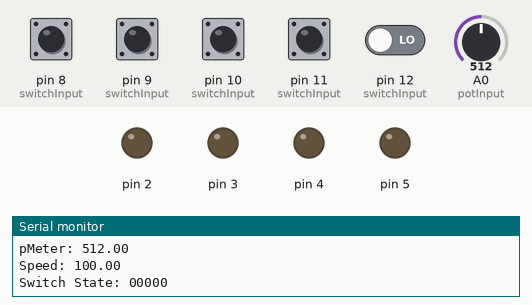
Recording of a sketch running on a simulated Arduino Uno, built with avr-gcc and run on an emulated ATmega328P. On the bench: output pins drawn as LEDs (lit = HIGH), the last lines printed to the serial monitor. The inputs (shaded band) are chosen by the test bench; at power-on: pin 8 (switchInput), pin 9 (switchInput), pin 10 (switchInput), pin 11 (switchInput), pin 12 (switchInput) LOW, A0 (potInput) = 512.

Above: at 1.2 s.
1.3 s: pin 8 (switchInput) pulled HIGH for 0.15 s
At 1.47 s:
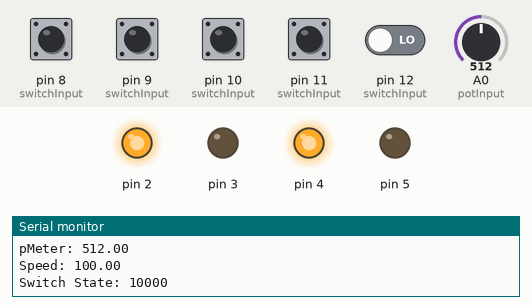
3.0 s: pin 9 (switchInput) pulled HIGH for 0.15 s
At 3.16 s:
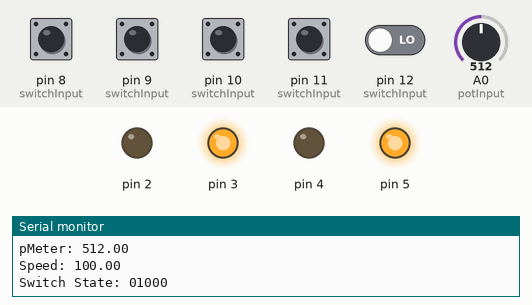
4.7 s: pin 10 (switchInput) pulled HIGH for 0.15 s
At 4.84 s:
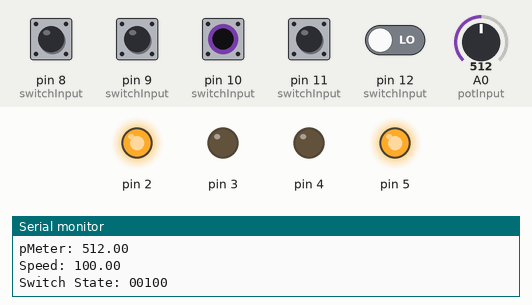
6.4 s: pin 11 (switchInput) pulled HIGH for 0.15 s
At 6.55 s:
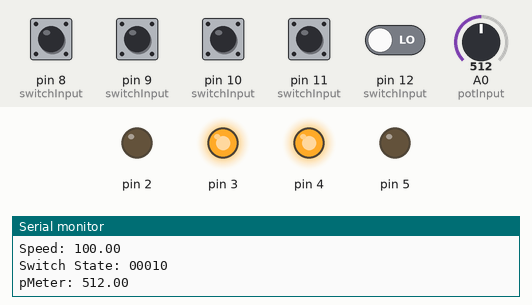
Timing chart, 0 to 9.4 s (numbered marks = the images above; inputs shaded):
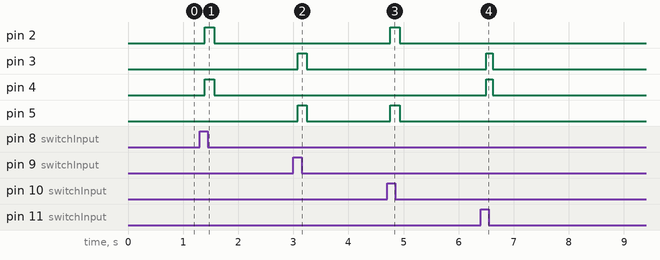

The sketch:

_l293d_project1.ino
```cpp
const double maxSpeed = 1203.00; //this is the max value the potentiometer can produce with 250 kOhm resistance scaled such that its lowest value is 0
double pMeter,speed;


bool S1,S2,S3,S4,S5;

void setup(){

	//MOTOR
	pinMode(2,OUTPUT);
  	pinMode(3,OUTPUT);
  	pinMode(4,OUTPUT);
  	pinMode(5,OUTPUT);

  	//Potentiometer
  	pinMode(A0,INPUT);

  	//DipSwitch
  	pinMode(8,INPUT);
  	pinMode(9,INPUT);
  	pinMode(10,INPUT);
  	pinMode(11,INPUT);
  	pinMode(12,INPUT);

  	Serial.begin(9600);
}

void loop()
{
 	//gather inputs from tools
  	switchInput();
  	potInput();

  	//modify speed
  	//speed = maxSpeed - pMeter;
  	speed = 100;

  	//used for debugging
  	debugSwitches();
  	debugPot();
  	debugSpeed();
  	Serial.println();

  	/*
    COMMAND DESCIPTIONS
    Switch 1 = Move Forward
    Switch 2 = Move Backwards
    Switch 3 = Move Right
    Switch 4 = Move Left
    Switch 5 = Reset
    */

  	//commands
  	commands();
}

void switchInput(){
 	S1 = digitalRead(8);
  	S2 = digitalRead(9);
  	S3 = digitalRead(10);
  	S4 = digitalRead(11);
 	S5 = digitalRead(12);
}

void potInput(){
	pMeter = analogRead(A0);
}

void debugSwitches(){
  	//debugging
  	Serial.print("Switch State: ");
  	Serial.print(S1);
  	Serial.print(S2);
  	Serial.print(S3);
  	Serial.print(S4);
  	Serial.print(S5);
  	Serial.println();
}

void debugPot(){
	//debugging
  	Serial.print("pMeter: ");
  	Serial.println(pMeter);
}

void debugSpeed(){
	//debugging
  	Serial.print("Speed: ");
  	Serial.println(speed);
}

void commands(){
	/*
    Note: The first entered command will be the ONLY command
    running until its corresponding switch has been turned off
    or the reset function has been pressed. If a command 1-4 is
    active and the reset is inactive, that command will remain
    active and no other command will be allowed to execute until
    one of the two termination conditions have been achieved
 	*/

  if (S5){
  	kill();
  }

  else if (S1){
    digitalWrite(2,HIGH);
    digitalWrite(3,LOW);
    digitalWrite(4,HIGH);
    digitalWrite(5,LOW);
  }

  else if (S2){
  	digitalWrite(2,LOW);
    digitalWrite(3,HIGH);
    digitalWrite(4,LOW);
    digitalWrite(5,HIGH);
  }

  else if (S3){
  	digitalWrite(2,HIGH);
    digitalWrite(3,LOW);
    digitalWrite(4,LOW);
    digitalWrite(5,HIGH);
  }

   else if (S4){
  	digitalWrite(2,LOW);
    digitalWrite(3,HIGH);
    digitalWrite(4,HIGH);
    digitalWrite(5,LOW);
  }

  //if no switch is active
  else {
  	kill();
  }
}

void kill(){
  	//resets every switch
    analogWrite(2,LOW);
    analogWrite(3,LOW);
    analogWrite(4,LOW);
    analogWrite(5,LOW);
}
```

Measured:
- after the input at 1.3 s, pin 2, pin 4: LOW → HIGH after 0.09 s, → LOW 0.17 s later
- after the input at 3.0 s, pin 3, pin 5: LOW → HIGH after 0.08 s, → LOW 0.17 s later
- after the input at 4.7 s, pin 2, pin 5: LOW → HIGH after 0.06 s, → LOW 0.17 s later
- after the input at 6.4 s, pin 3, pin 4: LOW → HIGH after 0.10 s, → LOW 0.11 s later
